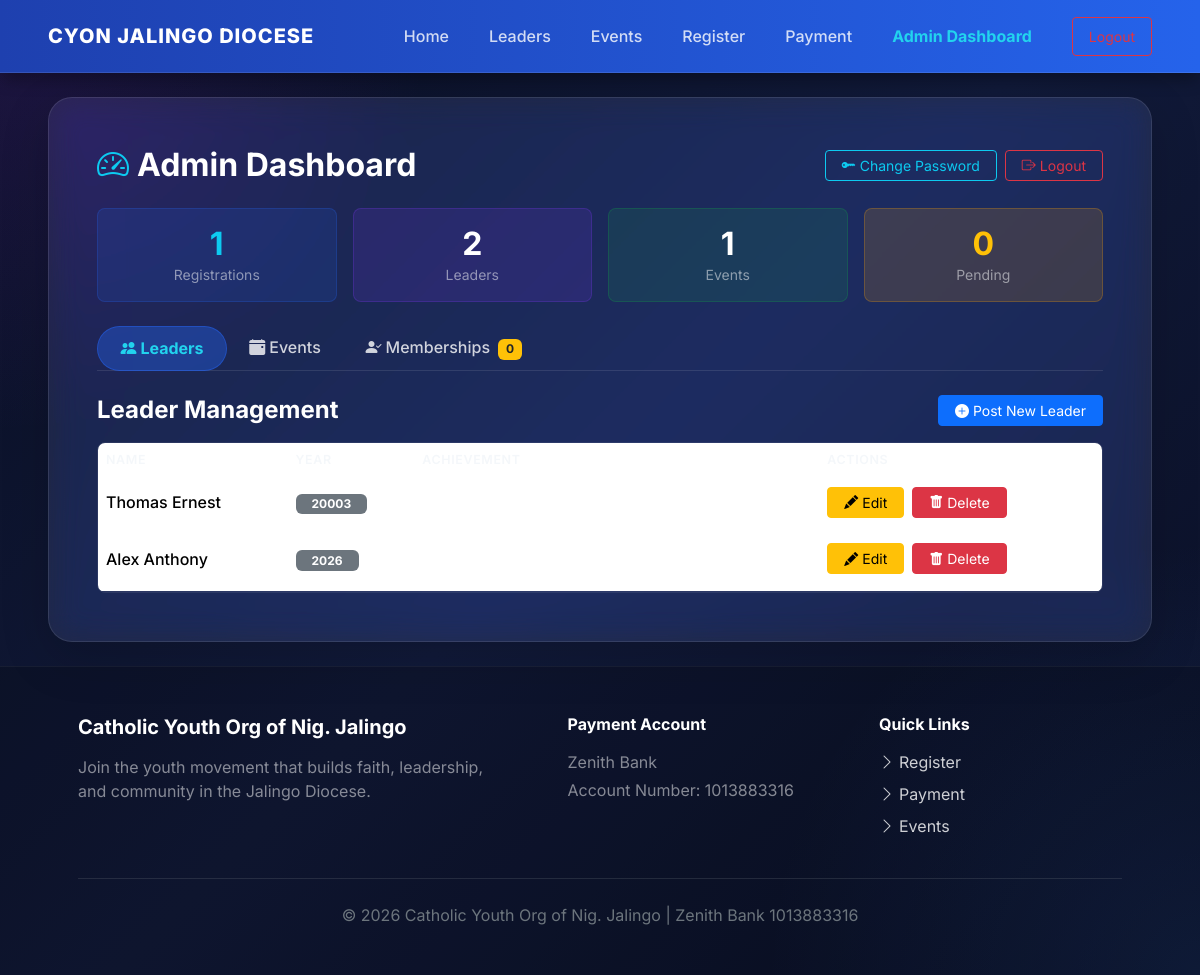
Before: /admin-dashboard (signed in) with the older database file.
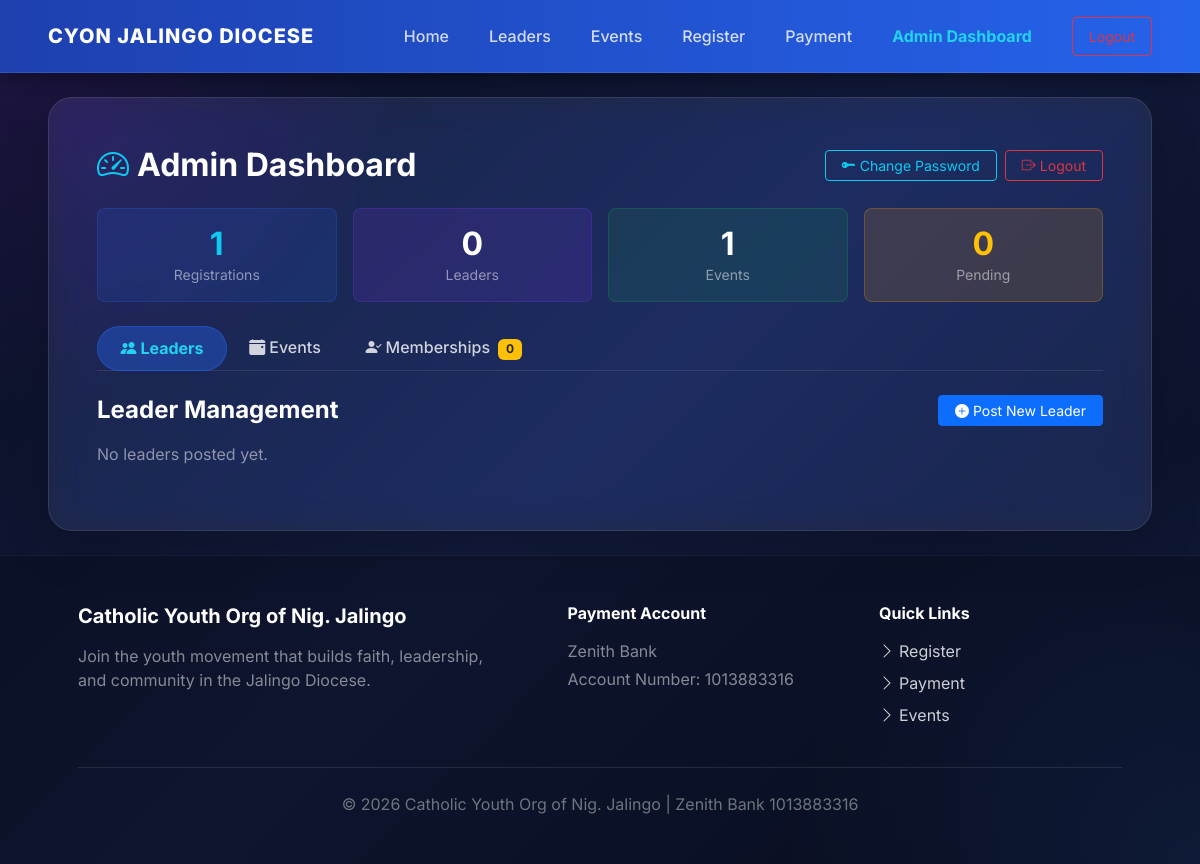
After: the same page with the newer database file.
### cyon/models.py (models this page shows, shortened)
class Leader(models.Model):
    id = models.AutoField(primary_key=True)
    name = models.CharField(max_length=255)
    year = models.IntegerField()
    achievement = models.TextField()
    photo_url = models.CharField(max_length=500, blank=True, null=True)
    created_at = models.DateTimeField(auto_now_add=True, null=True, blank=True)
    updated_at = models.DateTimeField(auto_now=True, null=True, blank=True)
    class Meta:
        db_table = 'leaders'

### cyon/views.py (the view)
    def wrapped(request, *args, **kwargs):
        if not request.session.get('admin_id'):
            messages.error(request, 'Please log in to access the admin dashboard.')
            return redirect('/admin-login')
        return view_func(request, *args, **kwargs)

### cyon/templatetags/cyon_filters.py (called while the page is built)
@register.filter(name='tojson', is_safe=True)
def tojson(value):
    return json.dumps(value)

### cyon/views.py (called while the page is built)
def admin_required(view_func):
    def wrapped(request, *args, **kwargs):
        if not request.session.get('admin_id'):
            messages.error(request, 'Please log in to access the admin dashboard.')
            return redirect('/admin-login')
        return view_func(request, *args, **kwargs)
    wrapped.__name__ = view_func.__name__
    return wrapped

@admin_required
def admin_dashboard_view(request):
    registrations = Registration.objects.order_by('-submitted_at')
    leaders       = Leader.objects.order_by('-year', '-created_at')
    events        = Event.objects.order_by('-created_at')
    pending_count = registrations.filter(status='pending').count()
    return render(request, 'cyon/admin_dashboard.html', {
        'registrations': registrations,
        'leaders':       leaders,
        'events':        events,
        'pending_count': pending_count,
        'denaries':      list(DENARY_PARISH_MAP.keys()),
    })

### cyon/templates/cyon/admin_dashboard.html (shortened to what this page needs)
{% extends 'cyon/base.html' %}
{% load cyon_filters %}
{% block content %}
<div class="container-fluid px-md-5">
    <div class="glass-card p-4 p-md-5 shadow-lg">
        <div class="d-flex flex-wrap justify-content-between align-items-center mb-4 gap-3">
            <h1 class="h2 fw-bold text-white mb-0">
                <i class="bi bi-speedometer2 me-2 text-info"></i>Admin Dashboard
            </h1>
            <div class="d-flex gap-2">
                <button class="btn btn-outline-info btn-sm px-3" data-bs-toggle="modal" data-bs-target="#changePasswordModal">
                    <i class="bi bi-key-fill me-1"></i>Change Password
                </button>
                <a href="/admin-logout" class="btn btn-outline-danger btn-sm px-3">
                    <i class="bi bi-box-arrow-right me-1"></i>Logout
                </a>
            </div>
        </div>
        <div class="row g-3 mb-4">
            <div class="col-6 col-md-3">
                <div class="p-3 rounded-3 text-center" style="background:rgba(37,99,235,0.15);border:1px solid rgba(37,99,235,0.25);">
                    <div class="h2 fw-bold text-info mb-0">{{ registrations|length }}</div>
                    <div class="text-white-50 small">Registrations</div>
                </div>
            </div>
            <div class="col-6 col-md-3">
                <div class="p-3 rounded-3 text-center" style="background:rgba(124,58,237,0.15);border:1px solid rgba(124,58,237,0.25);">
                    <div class="h2 fw-bold text-white mb-0">{{ leaders|length }}</div>
                    <div class="text-white-50 small">Leaders</div>
                </div>
            </div>
            <div class="col-6 col-md-3">
                <div class="p-3 rounded-3 text-center" style="background:rgba(22,163,74,0.15);border:1px solid rgba(22,163,74,0.25);">
                    <div class="h2 fw-bold text-white mb-0">{{ events|length }}</div>
                    <div class="text-white-50 small">Events</div>
                </div>
            </div>
            <div class="col-6 col-md-3">
                <div class="p-3 rounded-3 text-center" style="background:rgba(245,158,11,0.15);border:1px solid rgba(245,158,11,0.25);">
                    <div class="h2 fw-bold text-warning mb-0">{{ pending_count }}</div>
                    <div class="text-white-50 small">Pending</div>
                </div>
            </div>
        </div>
        <ul class="nav nav-tabs mb-4" id="dashboardTabs">
            <li class="nav-item"><a class="nav-link active" data-bs-toggle="tab" href="#leadersTab"><i class="bi bi-people-fill me-1"></i>Leaders</a></li>
            <li class="nav-item"><a class="nav-link" data-bs-toggle="tab" href="#eventsTab"><i class="bi bi-calendar-event-fill me-1"></i>Events</a></li>
            <li class="nav-item"><a class="nav-link" data-bs-toggle="tab" href="#membersTab"><i class="bi bi-person-check-fill me-1"></i>Memberships <span class="badge bg-warning text-dark ms-1">{{ pending_count }}</span></a></li>
        </ul>
        <div class="tab-content" id="dashboardTabContent">
            <div class="tab-pane fade show active" id="leadersTab">
                <div class="d-flex justify-content-between align-items-center mb-3">
                    <h4 class="fw-bold text-white mb-0">Leader Management</h4>
                    <button class="btn btn-primary btn-sm px-3" data-bs-toggle="modal" data-bs-target="#leaderModal" onclick="openLeaderModal()">
                        <i class="bi bi-plus-circle-fill me-1"></i>Post New Leader
                    </button>
                </div>
                {% if leaders %}
                <div class="table-responsive rounded-3 overflow-hidden" style="border:1px solid rgba(255,255,255,0.08);">
                    <table class="table table-hover align-middle mb-0">
                        <thead>
                            <tr>
                                <th>Name</th>
                                <th>Year</th>
                                <th>Achievement</th>
                                <th>Actions</th>
                            </tr>
                        </thead>
                        <tbody>
                            {% for leader in leaders %}
                            <tr>
                                <td class="fw-medium">{{ leader.name }}</td>
                                <td><span class="badge bg-secondary px-3">{{ leader.year }}</span></td>
                                <td class="text-white-50" style="max-width:280px;">{{ leader.achievement|truncatewords:12 }}</td>
                                <td>
                                    <div class="d-flex gap-2">
                                        <button class="btn btn-warning btn-sm px-3" onclick='openLeaderModal({{ leader.id }}, {{ leader.name|tojson }}, {{ leader.year }}, {{ leader.achievement|tojson }}, {{ leader.photo_url|default:""|tojson }})'>
                                            <i class="bi bi-pencil-fill me-1"></i>Edit
                                        </button>
                                        <form method="POST" action="/admin-dashboard/leader/{{ leader.id }}/delete" onsubmit="return confirm('Delete this leader?')">
                                            <button type="submit" class="btn btn-danger btn-sm px-3">
                                                <i class="bi bi-trash-fill me-1"></i>Delete
                                            </button>
                                        </form>
                                    </div>
                                </td>
                            </tr>
                            {% endfor %}
                        </tbody>
                    </table>
                </div>
                {% else %}
                <p class="text-white-50">No leaders posted yet.</p>
                {% endif %}
            </div>
        </div>
    </div>
</div>
{% endblock %}

### cyon/templates/cyon/base.html (shortened to what this page needs)
<!DOCTYPE html>
<html lang="en">
<head>
    <link href="https://cdn.jsdelivr.net/npm/bootstrap@5.3.3/dist/css/bootstrap.min.css" rel="stylesheet">
    <link rel="stylesheet" href="https://cdn.jsdelivr.net/npm/bootstrap-icons@1.11.3/font/bootstrap-icons.min.css">
</head>
<body>
    <nav class="navbar navbar-expand-lg navbar-dark navbar-custom py-3 sticky-top">
        <div class="container-fluid px-md-5">
            <a class="navbar-brand text-uppercase" href="/">CYON Jalingo Diocese</a>
            <div class="collapse navbar-collapse justify-content-end" id="navbarNav">
                <ul class="navbar-nav align-items-center gap-2 mt-3 mt-lg-0">
                    <li class="nav-item">
                        <a class="nav-link px-3 {% if request.path == '/' %}active{% endif %}" href="/">Home</a>
                    </li>
                    <li class="nav-item">
                        <a class="nav-link px-3 {% if request.path == '/leaders/' or request.path == '/leaders' %}active{% endif %}" href="/leaders">Leaders</a>
                    </li>
                    <li class="nav-item">
                        <a class="nav-link px-3 {% if request.path == '/events/' or request.path == '/events' %}active{% endif %}" href="/events">Events</a>
                    </li>
                    <li class="nav-item">
                        <a class="nav-link px-3 {% if request.path == '/register/' or request.path == '/register' %}active{% endif %}" href="/register">Register</a>
                    </li>
                    <li class="nav-item">
                        <a class="nav-link px-3 {% if request.path == '/payment/' or request.path == '/payment' %}active{% endif %}" href="/payment">Payment</a>
                    </li>
                    {% if request.session.admin_id %}
                    <li class="nav-item">
                        <a class="nav-link px-3 {% if request.path == '/admin-dashboard/' or request.path == '/admin-dashboard' %}active{% endif %}" href="/admin-dashboard">Admin Dashboard</a>
                    </li>
                    <li class="nav-item">
                        <a class="btn btn-outline-danger btn-sm ms-lg-3 px-3 py-2" href="/admin-logout">Logout</a>
                    </li>
                    {% else %}
                    <li class="nav-item">
                        <a class="nav-link px-3 {% if request.path == '/admin-login/' or request.path == '/admin-login' %}active{% endif %}" href="/admin-login">Admin Login</a>
                    </li>
                    {% endif %}
                </ul>
            </div>
        </div>
    </nav>
    <main class="py-4">
        {% block content %}{% endblock %}
    </main>
    <footer class="py-5 mt-auto">
        <div class="container px-md-5">
            <div class="row g-4 justify-content-between align-items-start">
                <div class="col-12 col-md-5">
                    <h5 class="fw-bold mb-3 text-white">Catholic Youth Org of Nig. Jalingo</h5>
                    <p class="text-white-50">Join the youth movement that builds faith, leadership, and community in the Jalingo Diocese.</p>
                </div>
                <div class="col-12 col-md-3">
                    <h6 class="fw-bold mb-3 text-white">Payment Account</h6>
                    <p class="mb-1 text-white-50">Zenith Bank</p>
                    <p class="mb-0 text-white-50">Account Number: 1013883316</p>
                </div>
                <div class="col-12 col-md-3">
                    <h6 class="fw-bold mb-3 text-white">Quick Links</h6>
                    <ul class="list-unstyled d-flex flex-column gap-2">
                        <li><a href="/register"><i class="bi bi-chevron-right me-1"></i>Register</a></li>
                        <li><a href="/payment"><i class="bi bi-chevron-right me-1"></i>Payment</a></li>
                        <li><a href="/events"><i class="bi bi-chevron-right me-1"></i>Events</a></li>
                    </ul>
                </div>
            </div>
            <hr class="border-secondary my-4">
            <p class="text-center text-secondary mb-0">© 2026 Catholic Youth Org of Nig. Jalingo | Zenith Bank 1013883316</p>
        </div>
    </footer>
</body>
</html>

### cyon/templates/cyon/base.html (style rules this page uses)
html, body { margin: 0; min-height: 100vh; font-family: 'Inter', system-ui, -apple-system, BlinkMacSystemFont, 'Segoe UI', sans-serif; background: radial-gradient(circle at top left, rgba(147, 51, 234, 0.15), transparent 28%), radial-gradient(circle at bottom right, rgba(59, 130, 246, 0.15), transparent 28%), linear-gradient(135deg, #0a0f24 0%, #111a3a 50%, #0a0f24 100%); color: #edf2f7; display: flex; flex-direction: column; }
main { flex: 1; }
.navbar-custom { background: linear-gradient(90deg, #1e40af 0%, #2563eb 100%); border-bottom: 1px solid rgba(255, 255, 255, 0.1); box-shadow: 0 10px 15px -3px rgba(0, 0, 0, 0.3); }
.navbar-brand { font-weight: 800; letter-spacing: 0.05em; }
.nav-link { color: rgba(255, 255, 255, 0.8) !important; font-weight: 500; border-radius: 8px; transition: all 0.2s ease; }
.nav-link.active { color: #22d3ee !important; font-weight: 700; }
.glass-card { background: rgba(255, 255, 255, 0.08); backdrop-filter: blur(16px) saturate(180%); -webkit-backdrop-filter: blur(16px) saturate(180%); border: 1px solid rgba(255, 255, 255, 0.1); border-radius: 24px; color: #edf2f7; }
footer { background-color: rgba(0, 0, 0, 0.2); border-top: 1px solid rgba(255, 255, 255, 0.05); color: rgba(255, 255, 255, 0.8); }
footer a { color: rgba(255, 255, 255, 0.8); text-decoration: none; transition: color 0.2s ease; }

### cyon/templates/cyon/admin_dashboard.html (style rules this page uses)
.nav-tabs { border-bottom: 1px solid rgba(255,255,255,0.1); }
.nav-tabs .nav-link { color: rgba(255,255,255,0.55); border: none; border-radius: 50px; padding: 0.6rem 1.4rem; font-weight: 500; }
.nav-tabs .nav-link.active { color: #fff; background: rgba(37,99,235,0.4); border: 1px solid rgba(37,99,235,0.5); font-weight: 700; }

Changed rows visible on the page:
removed Leader: name "Thomas Ernest", year "20003"
removed Leader: name "Alex Anthony", year "2026"
Other visible differences:
{{ leaders|length }}: "2" → "0"
text now shown: "No leaders posted yet."
